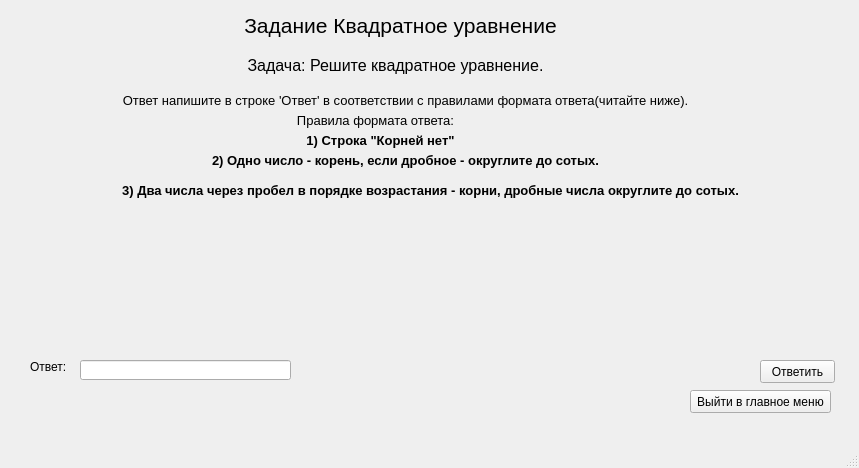
<?xml version="1.0" encoding="UTF-8"?>
<ui version="4.0">
 <class>MainWindow</class>
 <widget class="QMainWindow" name="MainWindow">
  <property name="geometry">
   <rect>
    <x>0</x>
    <y>0</y>
    <width>859</width>
    <height>468</height>
   </rect>
  </property>
  <property name="windowTitle">
   <string>Квадратное уравнение</string>
  </property>
  <widget class="QWidget" name="centralwidget">
   <widget class="QLabel" name="label">
    <property name="geometry">
     <rect>
      <x>200</x>
      <y>10</y>
      <width>401</width>
      <height>31</height>
     </rect>
    </property>
    <property name="font">
     <font>
      <pointsize>16</pointsize>
     </font>
    </property>
    <property name="text">
     <string>Задание Квадратное уравнение</string>
    </property>
    <property name="alignment">
     <set>Qt::AlignCenter</set>
    </property>
   </widget>
   <widget class="QLabel" name="label_2">
    <property name="geometry">
     <rect>
      <x>210</x>
      <y>50</y>
      <width>371</width>
      <height>31</height>
     </rect>
    </property>
    <property name="font">
     <font>
      <pointsize>12</pointsize>
     </font>
    </property>
    <property name="text">
     <string>Задача: Решите квадратное уравнение.</string>
    </property>
    <property name="alignment">
     <set>Qt::AlignCenter</set>
    </property>
   </widget>
   <widget class="QLabel" name="label_3">
    <property name="geometry">
     <rect>
      <x>30</x>
      <y>90</y>
      <width>751</width>
      <height>20</height>
     </rect>
    </property>
    <property name="font">
     <font>
      <pointsize>10</pointsize>
     </font>
    </property>
    <property name="text">
     <string>Ответ напишите в строке 'Ответ' в соответствии с правилами формата ответа(читайте ниже).</string>
    </property>
    <property name="alignment">
     <set>Qt::AlignCenter</set>
    </property>
   </widget>
   <widget class="QLabel" name="label_4">
    <property name="geometry">
     <rect>
      <x>270</x>
      <y>110</y>
      <width>211</width>
      <height>20</height>
     </rect>
    </property>
    <property name="font">
     <font>
      <pointsize>10</pointsize>
     </font>
    </property>
    <property name="text">
     <string>Правила формата ответа:</string>
    </property>
    <property name="alignment">
     <set>Qt::AlignCenter</set>
    </property>
   </widget>
   <widget class="QLabel" name="label_5">
    <property name="geometry">
     <rect>
      <x>270</x>
      <y>130</y>
      <width>221</width>
      <height>20</height>
     </rect>
    </property>
    <property name="font">
     <font>
      <pointsize>10</pointsize>
      <weight>75</weight>
      <bold>true</bold>
     </font>
    </property>
    <property name="text">
     <string>1) Строка &quot;Корней нет&quot;</string>
    </property>
    <property name="alignment">
     <set>Qt::AlignCenter</set>
    </property>
   </widget>
   <widget class="QLabel" name="label_6">
    <property name="geometry">
     <rect>
      <x>130</x>
      <y>150</y>
      <width>551</width>
      <height>21</height>
     </rect>
    </property>
    <property name="font">
     <font>
      <pointsize>10</pointsize>
      <weight>75</weight>
      <bold>true</bold>
     </font>
    </property>
    <property name="text">
     <string>2) Одно число - корень, если дробное - округлите до сотых.</string>
    </property>
    <property name="alignment">
     <set>Qt::AlignCenter</set>
    </property>
   </widget>
   <widget class="QLabel" name="label_7">
    <property name="geometry">
     <rect>
      <x>0</x>
      <y>180</y>
      <width>861</width>
      <height>20</height>
     </rect>
    </property>
    <property name="font">
     <font>
      <pointsize>10</pointsize>
      <weight>75</weight>
      <bold>true</bold>
     </font>
    </property>
    <property name="text">
     <string>3) Два числа через пробел в порядке возрастания - корни, дробные числа округлите до сотых.</string>
    </property>
    <property name="alignment">
     <set>Qt::AlignCenter</set>
    </property>
   </widget>
   <widget class="QLabel" name="taskLine">
    <property name="geometry">
     <rect>
      <x>250</x>
      <y>260</y>
      <width>291</width>
      <height>61</height>
     </rect>
    </property>
    <property name="font">
     <font>
      <pointsize>20</pointsize>
     </font>
    </property>
    <property name="text">
     <string/>
    </property>
    <property name="alignment">
     <set>Qt::AlignCenter</set>
    </property>
    <property name="textInteractionFlags">
     <set>Qt::NoTextInteraction</set>
    </property>
   </widget>
   <widget class="QLineEdit" name="answerLine">
    <property name="geometry">
     <rect>
      <x>80</x>
      <y>360</y>
      <width>211</width>
      <height>20</height>
     </rect>
    </property>
   </widget>
   <widget class="QLabel" name="label_9">
    <property name="geometry">
     <rect>
      <x>30</x>
      <y>360</y>
      <width>47</width>
      <height>13</height>
     </rect>
    </property>
    <property name="text">
     <string>Ответ:</string>
    </property>
   </widget>
   <widget class="QLabel" name="verdictLine">
    <property name="geometry">
     <rect>
      <x>310</x>
      <y>360</y>
      <width>441</width>
      <height>21</height>
     </rect>
    </property>
    <property name="text">
     <string/>
    </property>
   </widget>
   <widget class="QPushButton" name="answer_btn">
    <property name="geometry">
     <rect>
      <x>760</x>
      <y>360</y>
      <width>75</width>
      <height>23</height>
     </rect>
    </property>
    <property name="text">
     <string>Ответить</string>
    </property>
   </widget>
   <widget class="QPushButton" name="exit_btn">
    <property name="geometry">
     <rect>
      <x>690</x>
      <y>390</y>
      <width>141</width>
      <height>23</height>
     </rect>
    </property>
    <property name="text">
     <string>Выйти в главное меню</string>
    </property>
   </widget>
   <widget class="QLabel" name="flagLine">
    <property name="geometry">
     <rect>
      <x>20</x>
      <y>390</y>
      <width>271</width>
      <height>20</height>
     </rect>
    </property>
    <property name="text">
     <string/>
    </property>
   </widget>
  </widget>
  <widget class="QMenuBar" name="menubar">
   <property name="geometry">
    <rect>
     <x>0</x>
     <y>0</y>
     <width>859</width>
     <height>26</height>
    </rect>
   </property>
  </widget>
  <widget class="QStatusBar" name="statusbar"/>
 </widget>
 <resources/>
 <connections/>
</ui>
